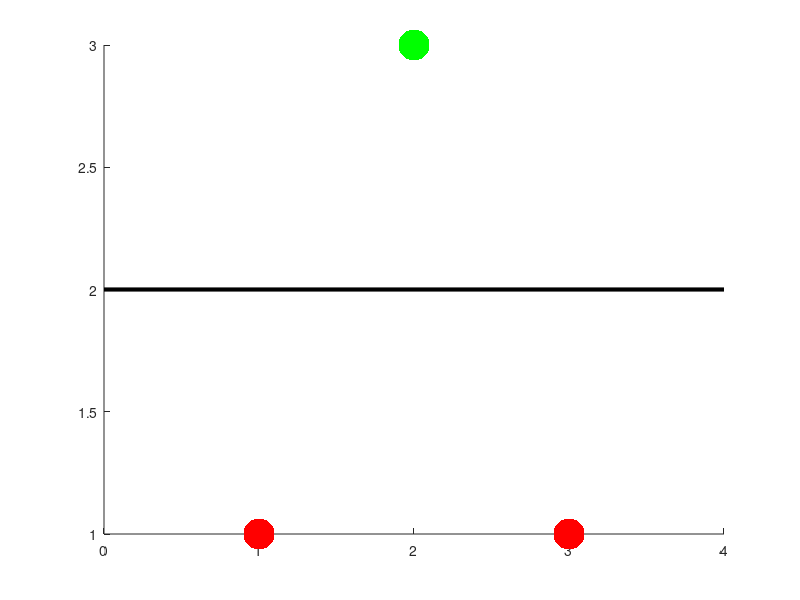

MATLAB code to generate this figure: (Note: this script raises an error after producing the figure.)
hold on;
scatter(1,1,500,'r','fill');
scatter(3,1,500,'r','fill');
scatter(2,3,500,'g','fill');
plot(0:4, [2 2 2 2 2], 'black', 'linewidth',3)
scatter(0.75,2.5,500,'+','black');
scatter(0.75,1.5,500,'x','black');
hold off;
xlim([0, 4]);
ylim([0, 4]);